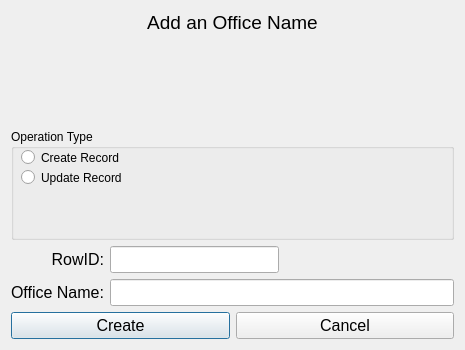
<?xml version="1.0" encoding="UTF-8"?>
<ui version="4.0">
 <class>Dialog</class>
 <widget class="QDialog" name="Dialog">
  <property name="geometry">
   <rect>
    <x>0</x>
    <y>0</y>
    <width>465</width>
    <height>350</height>
   </rect>
  </property>
  <property name="windowTitle">
   <string>Dialog</string>
  </property>
  <layout class="QGridLayout" name="gridLayout_4">
   <item row="0" column="0">
    <widget class="QLabel" name="lbl_office_form_heading">
     <property name="font">
      <font>
       <pointsize>14</pointsize>
       <weight>50</weight>
       <bold>false</bold>
      </font>
     </property>
     <property name="text">
      <string>Add an Office Name</string>
     </property>
     <property name="alignment">
      <set>Qt::AlignHCenter|Qt::AlignTop</set>
     </property>
    </widget>
   </item>
   <item row="1" column="0">
    <widget class="QGroupBox" name="groupBox">
     <property name="title">
      <string>Operation Type</string>
     </property>
     <widget class="QRadioButton" name="rbtn_create_office">
      <property name="geometry">
       <rect>
        <x>10</x>
        <y>20</y>
        <width>121</width>
        <height>17</height>
       </rect>
      </property>
      <property name="text">
       <string>Create Record</string>
      </property>
     </widget>
     <widget class="QRadioButton" name="rbtn_update_office">
      <property name="geometry">
       <rect>
        <x>10</x>
        <y>40</y>
        <width>131</width>
        <height>17</height>
       </rect>
      </property>
      <property name="text">
       <string>Update Record</string>
      </property>
     </widget>
    </widget>
   </item>
   <item row="2" column="0">
    <layout class="QGridLayout" name="gridLayout_3">
     <item row="0" column="0">
      <layout class="QGridLayout" name="gridLayout">
       <item row="0" column="0">
        <widget class="QLabel" name="label_7">
         <property name="font">
          <font>
           <pointsize>12</pointsize>
          </font>
         </property>
         <property name="text">
          <string>RowID:</string>
         </property>
         <property name="alignment">
          <set>Qt::AlignRight|Qt::AlignTrailing|Qt::AlignVCenter</set>
         </property>
        </widget>
       </item>
       <item row="0" column="1">
        <widget class="QLineEdit" name="row_id">
         <property name="font">
          <font>
           <pointsize>12</pointsize>
          </font>
         </property>
        </widget>
       </item>
       <item row="0" column="2">
        <spacer name="horizontalSpacer">
         <property name="orientation">
          <enum>Qt::Horizontal</enum>
         </property>
         <property name="sizeHint" stdset="0">
          <size>
           <width>98</width>
           <height>20</height>
          </size>
         </property>
        </spacer>
       </item>
       <item row="1" column="0">
        <widget class="QLabel" name="label_2">
         <property name="font">
          <font>
           <pointsize>12</pointsize>
          </font>
         </property>
         <property name="text">
          <string>Office Name:</string>
         </property>
         <property name="alignment">
          <set>Qt::AlignRight|Qt::AlignTrailing|Qt::AlignVCenter</set>
         </property>
        </widget>
       </item>
       <item row="1" column="1" colspan="2">
        <widget class="QLineEdit" name="office_name">
         <property name="font">
          <font>
           <pointsize>12</pointsize>
          </font>
         </property>
         <property name="toolTip">
          <string>&lt;html&gt;&lt;head/&gt;&lt;body&gt;&lt;p&gt;This name will appear in the message as the sender.&lt;/p&gt;&lt;/body&gt;&lt;/html&gt;</string>
         </property>
         <property name="text">
          <string/>
         </property>
        </widget>
       </item>
      </layout>
     </item>
     <item row="1" column="0">
      <layout class="QGridLayout" name="gridLayout_2">
       <item row="0" column="0">
        <widget class="QPushButton" name="btn_create">
         <property name="font">
          <font>
           <pointsize>12</pointsize>
          </font>
         </property>
         <property name="text">
          <string>Create</string>
         </property>
        </widget>
       </item>
       <item row="0" column="1">
        <widget class="QPushButton" name="btn_cancel">
         <property name="font">
          <font>
           <pointsize>12</pointsize>
          </font>
         </property>
         <property name="text">
          <string>Cancel</string>
         </property>
        </widget>
       </item>
      </layout>
     </item>
    </layout>
   </item>
  </layout>
 </widget>
 <resources/>
 <connections/>
</ui>
